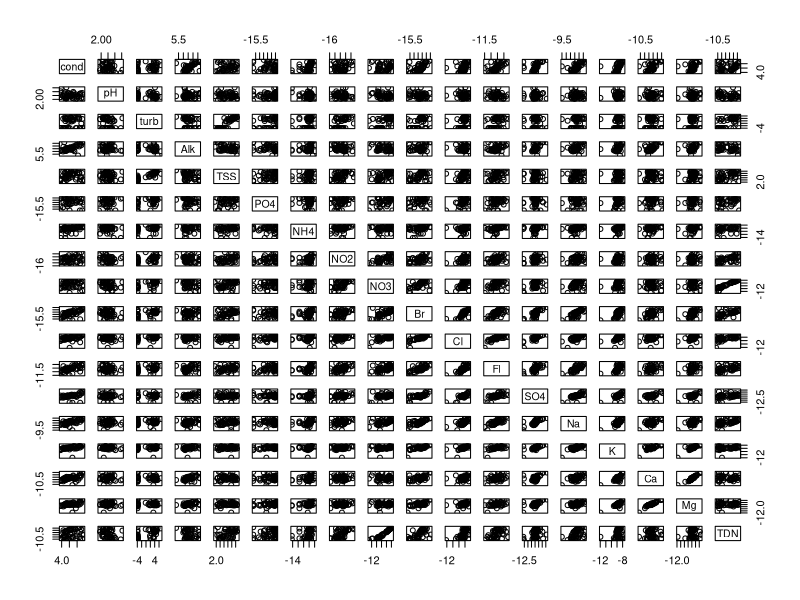
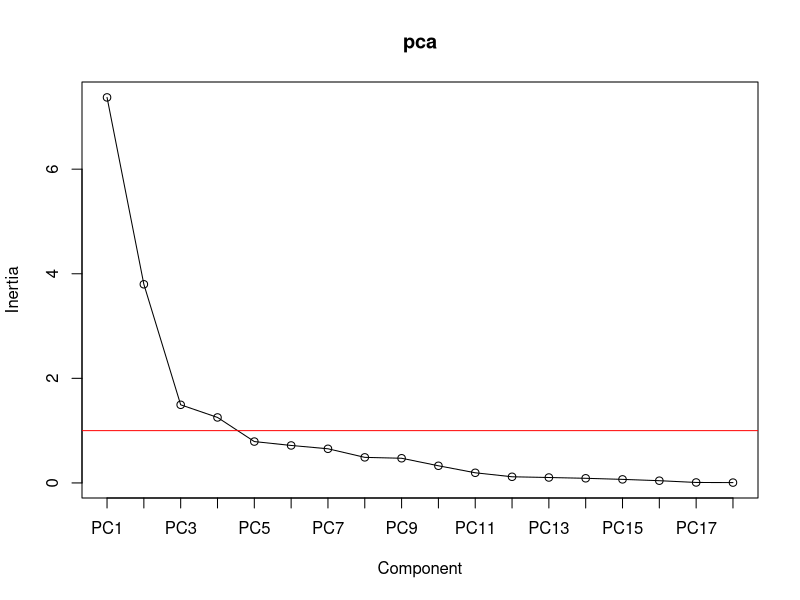

Reproduce these figures in R, in order. (Note: this script raises an error after producing the figures.)
## ---- chunk 1
knitr::opts_chunk$set(fig.width=5, fig.height=5, fig.align="center", collapse = TRUE, comment = "##", dev="png")
library(RColorBrewer)
cols = brewer.pal(8, "Set1")

## to use tables
library(knitr)
library(kableExtra)
## ---- chunk 2
library(vegan)
library(shape) # nice arrows
mara<-read.table(file="data/MaraRiver.txt",header=TRUE) # water chemistry in 54 streams, 3 types of landuse

wc<-log(mara[-c(5,6),9:26]) # delete two cases with NA data, log-transform concentration data
landuse<-mara$landuse[-c(5,6)]
plot(wc) # check potential for PCA by correlation plot

pca<-prcomp(scale(wc),retx=T,center=F,scale.=F)
pca<-prcomp(wc,retx=T,center=T,scale.=T)   # equivalent to line above

summary(pca)

pca$sdev # stdevs of PCs (squares are eigenvalues)

head(scores<-pca$x) # site scores on all PCs

head(scale(wc) %*% pca$rotation) # to manually compute scores from variables and loadings
head(loadings<-pca$rotation) # the variable loadings

# how many axes should be kept?)
screeplot(pca,npcs=length(pca$sdev),type = "lines") # plots eigenvalues vs. component #
abline(h=1,col="red")
# -> the first 3-4 PCs seem useful, and just PC1 and PC2 alone are already explaining a lot of overall variance
# eigenvalue of PC5<1, so PC5 contributes less than one original variable (Kaiser-Guttman criterion)

# for a DISTANCE BIPLOT (focus is on sites, "scaling 1")
# each principal component has variance given by eigenvalue, loadings remain unscaled
plot(scores[,1:2],asp=1,pch=21,bg=landuse) # note asp=1
arrows<-loadings*7 # with extension factor
Arrows(x0=0,y0=0,x1=arrows[,1],y1=arrows[,2],col="darkgreen")
text(x=arrows[,1]*1.3,y=arrows[,2]*1.2,labels=names(wc),cex=0.7)

biplot(pca,scale=0)
# in this plot:
# 1) distances among sites are approximating true Euclidean distances in multivariate space
# 2) angles between arrows do not reflect correlations among variables
# 3) projecting site on descriptor at right angle gives its appr. descriptor value

# for a CORRELATION BIPLOT (focus is on variables, "scaling 2")
# each principal component is weighted by 1/sqrt(eigenvalue), so it has variance 1
var(scores[,1]/pca$sdev[1]) # just demo
plot(scores[,1]/pca$sdev[1],scores[,2]/pca$sdev[2],pch=21,bg=landuse,asp=1)
# loadings are weighted by sqrt(eigenvalues)
arrows<-loadings*matrix(pca$sdev,nrow=nrow(loadings),ncol=ncol(loadings),byrow=TRUE)
arrows<-arrows*2 # choose extension factor
Arrows(x0=0,y0=0,x1=arrows[,1],y1=arrows[,2],col="purple")
# as alternative just compute correlation of scores with original data ("structure coefficients")
(structure<-cor(wc,scores))
structure<-2*structure
Arrows(x0=0,y0=0,x1=structure[,1],y1=structure[,2],col="red")
text(x=arrows[,1]*1.3,y=arrows[,2]*1.2,labels=names(wc),cex=0.7)

biplot(pca,scale=1)
# in this plot
# 1) distances among sites are not approximating true Euclidean distances in multivariate space
# 2) angles between arrows reflect correlations among variables (NOT proximity of arrow heads)
# 3) projecting site on descriptor at right angle gives its appr. descriptor value

# PCA using the rda function from the vegan package
pca2<-rda(X=wc,scale=TRUE)
summary(pca2,scaling=1)
scores(wc,scaling=0)
biplot(pca2,scaling=1)
biplot(pca2,scaling=2)
# note different scaling factors, but solution remains same


##############################
# some follow-up suggestions #
# test PCA-axes for effect of landuse or stream size (as log(Q)) using ANOVA or ANCOVA
# correlate PCA-axes with other potential "controlling" variables (e.g. TDN, canopy cover) to give "meta-dimensions" more meaning
# useful function envfit() to relate additional variables to the ordination space
## ---- chunk 3
zwc<-scale(wc) # must at least be centered even if dimensionally homogeneous!
xmat<-data.frame(logQ=log(mara$Q),logTDN=log(mara$TDN),canopy=mara$canopy)[-c(5,6),]

rda<-rda(zwc~logQ+logTDN+canopy,data=xmat) # take care: confusing X and Y argument names

# actual RDA output check
summary(rda)
?cca.object
RsquareAdj(rda) # redundancy statistic (fractional amount of variation of the response data matrix explained by constraints)

# hypothesis tests #
# testing the first axis (global test)
anova(rda)
anova(rda,first=TRUE)

# testing all axes sequentially (preceding axes are taken as constraints)
anova(rda,by="axis",model="direct",perm.max=9999,step=1000)

# testing the individual terms=constraints
anova(rda,by="terms",model="direct",perm.max=9999,step=1000)  # tests terms sequentially, order matters!
anova(rda,by="margin",model="direct",perm.max=9999,step=1000) # tests each term in full model (like drop1() function)

###################
# making triplots #

# again various types of scaling for the plotting step:
# scaling 1 "distance triplot"
# only angles between constraints and responses reflect their correlations (not angles among responses)
# distances among sites reflect their Euclidean distances

# scaling 2 "correlation triplot"
# all angles between constraints and responses reflect correlations 
# distances among sites do not reflect their Euclidean distances

# in both scaling types sites can be projected on constraints and on responses
# factor constraints are shown as centroids instead of arrows, projecting works identical 

# scaling 3 is compromise

# build an RDA scaling type 1 triplot
plot(rda,scaling=1)

(sites<-scores(rda,choices=c(1,2),display="sites",scaling=1)) 

(lcs<-scores(rda,choices=c(1,2),display="lc",scaling=1)) # fitted/constrained site scores

(species<-scores(rda,choices=c(1,2),display="sp",scaling=1)*0.5)

(constraints<-scores(rda,choices=c(1,2),display="bp",scaling=1)*2)

plot(sites,asp=1,pch=21,bg=landuse,ylim=c(-1.5,1.5))
Arrows(x0=0,y0=0,x1=constraints[,1],y1=constraints[,2],lwd=1.5,col="blue")
text(constraints[,1:2]*1.1,label=rownames(constraints),pos=4,cex=0.8,col="blue")

Arrows(x0=0,y0=0,x1=species[,1],y1=species[,2],lwd=1,arr.length=0)
text(species[,1:2]*1.1,label=rownames(species),pos=4,cex=0.6)
## ---- chunk 4
data(varespec) # a R dataset on vegetation
data(varechem) # soil chemistry
head(varespec)
head(varechem)
apply(varespec,1,sum) # approximate 100 (total cover), "absolute" abundance data

# correspondence analysis #
# run a CA just based on the species data (unconstrained!)
vare.ca<-cca(X=varespec) # function also used for CCA, but here only one matrix X is supplied

summary(vare.ca,scaling=1)
# summary(vare.ca,scaling=2)
# again two different types of scaling are possible for biplots

# scaling 1 (distances among sites matter)
# distances among sites approximate their chi^2 distance
# close sites have similar species abundances
# a site, which is near a specific species, has a high contribution of that species 

# scaling 2 (relationships among species matter)
# distances among species approximate their chi^2 distance
# close species have similar abundances across sites
# a species, which is near a specific site, is more likely to be found at that site

plot(vare.ca,scaling=1)
plot(vare.ca,scaling=2)
plot(vare.ca,scaling=3) # a compromise
# for any scaling take care when interpreting species close to origin:
# these are "everywhere" or have optimum right at the origin (i.e., optimum with regard to both axis shown)

# for more controlled plotting
species.scores<-scores(vare.ca,display="species",scaling=2)
site.scores<-scores(vare.ca,display="sites",scaling=2)

plot(site.scores,col="black",pch=21,xlim=c(-2,2),ylim=c(-2,2))
text(species.scores,col="red",label=names(varespec),cex=0.7)

# post-hoc fitting of an environmental variable
names(varechem)
(ef<-envfit(vare.ca,varechem[,12:13],permutations=1999))
plot(ef)

###########################
# canonical correspondence analysis #
vare.cca<-cca(Y=varespec,X=varechem) # note strange terminology of X and Y in vegan (don´t ask)
vare.cca<-cca(varespec~.,varechem) # hypothesis tests need formula interface (don´t ask)

summary(vare.cca,scaling=1)
summary(vare.cca,scaling=2)
# again two different types of scaling are possible for triplots

# hypothesis tests #
# testing the first axis (global test)
anova(vare.cca)
anova(vare.cca,first=TRUE)

# testing all axes sequentially (preceding axes are taken as constraints)
anova(vare.cca,by="axis",model="direct",perm.max=9999,step=1000)

# testing the individual terms=constraints
anova(vare.cca,by="terms",model="direct",perm.max=9999,step=1000)  # tests terms sequentially, order matters!
anova(vare.cca,by="margin",model="direct",perm.max=9999,step=1000) # tests each term in full model (like drop1() function)

# quite a lot of variables in the constraining matrix, maybe selection would be adequate
# --> function ordistep()

###################
# making triplots #

# again various types of scaling for the plotting step:
# scaling 1 "distance triplot"
# sites can be projected on constraints
# sites close to centroid of factor constraint are more likely to possess the specific state (factor level)
# distances among sites reflect their Chi^2 distances

# scaling 2 "correlation triplot"
# species can be projected on constraints (to give their optimum)
# species close to centroid of factor constraint are more likely to be found in the respective sites
# distances among sites do not reflect their Chi^2 distances

# scaling 3 is compromise

plot(vare.cca,scaling=1,display=c("species","sites"))
plot(vare.cca,scaling=1,display=c("species","sites","bp"))
plot(vare.cca,scaling=2)
plot(vare.cca,scaling=3) # a compromise
# for any scaling take care when interpreting species close to origin:
# these are "everywhere" or have optimum right at the origin (i.e., optimum with regard to both axis shown)

# for more controlled plotting compute scores individually

(species<-scores(vare.cca,display="species",scaling=2))

(lcs<-scores(vare.cca,display="lc",scaling=2)) # fitted site scores

(sites<-scores(vare.cca,display="sites",scaling=2)) # unfitted site scores

(constraints<-scores(vare.cca,choices=c(1,2),display="bp",scaling=2))

plot(sites,col="black",pch=21,xlim=c(-2,2),ylim=c(-2,2))
text(species,col="red",label=names(varespec),cex=0.7)
Arrows(x0=0,y0=0,x1=constraints[,1],y1=constraints[,2],lwd=1.5,col="blue")
text(constraints[,1:2]*1.1,label=rownames(constraints),pos=4,cex=0.8,col="blue")
